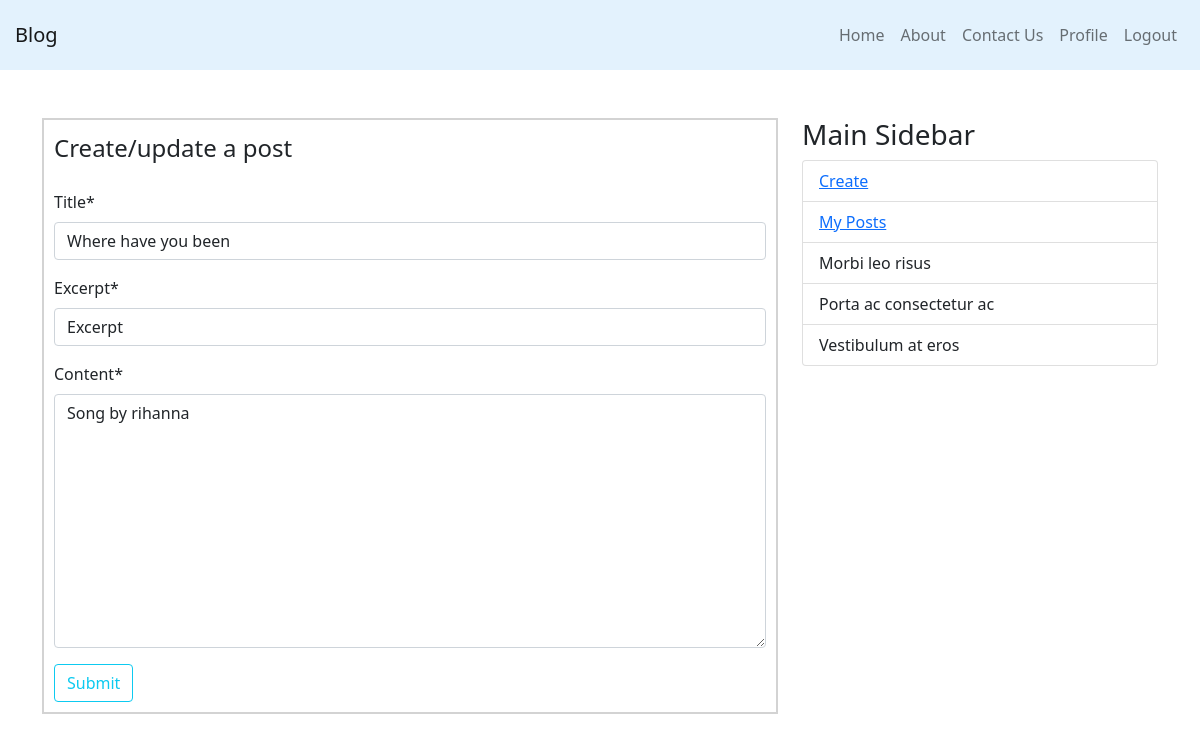
The page /post/update/1/ (signed in) on the database its author committed.
### blog_app/models.py (models this page shows, shortened)
class Post(models.Model):
    title = models.CharField(max_length=200)
    excerpt = models.CharField(default="Excerpt", max_length=200)
    content = models.TextField()
    date_posted = models.DateTimeField(default=timezone.now)
    author = models.ForeignKey(User, on_delete=models.CASCADE)

### blog_app/views.py (the view)
# urls.py: path("post/update/<int:pk>/", views.PostUpdateView.as_view(), name="post-update"),
class PostUpdateView(LoginRequiredMixin, UserPassesTestMixin, UpdateView):
    model = Post
    fields = ['title', "excerpt", 'content']
    template_name = "blog_app/create_post.html"
    def test_func(self):
        post = self.get_object()
        if self.request.user == post.author:
            return True
        return False

### blog_app/templates/blog_app/create_post.html (shortened to what this page needs)
{% extends 'blog_app/base.html' %}
{% load crispy_forms_tags %}
{% block content %}
    <div class="auth-form container">
        <form method="POST">
            <fieldset class="form-group">
                <legend class="'border-bottom mb-4">Create/update a post</legend>
                {{ form|crispy }}
            </fieldset>
            <div class="form-group">
                <button class="btn btn-outline-info" type="submit">Submit</button>
            </div>
        </form>
    </div>
{% endblock %}

### blog_app/static/blog_app/main.css (style rules this page uses)
.auth-form { border: 2px solid lightgray; padding: 10px; }

### rows shown on the page
Post: title "Where have you been", excerpt "Excerpt", content "Song by rihanna"
